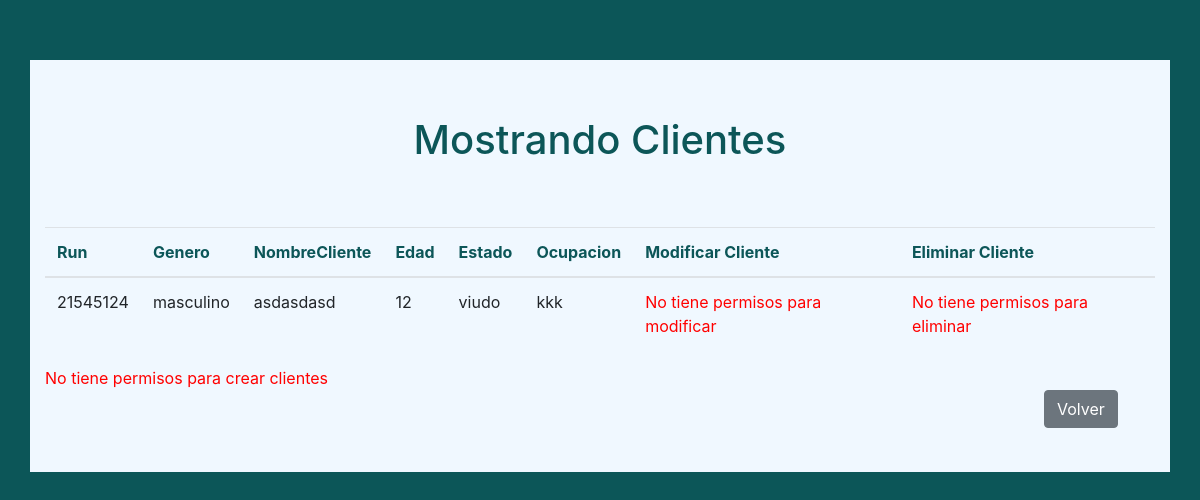
Page /mostrar_cliente/ on the committed database.
### MascoApp/models.py (models this page shows, shortened)
class Cliente(models.Model):
    run = models.CharField(max_length=9, primary_key=True, verbose_name='Run')
    genero= models.CharField(max_length=12, verbose_name='Genero')
    nombrecliente=models.CharField(max_length=40, verbose_name='NombreCliente')
    edad=models.IntegerField(verbose_name='Edad')
    estado=models.CharField(max_length=12, verbose_name='Estado')
    ocupacion=models.CharField(max_length=40, verbose_name='Ocupacion')

### MascoApp/views.py (the view)
# urls.py: path('mostrar_cliente/',mostrar_cliente,name="mostrar_cliente"),
def mostrar_cliente(request):
    clientes = Cliente.objects.all()
    datos = {
        'clientes' : clientes
    }
    return render(request,'mostrar_cliente.html',datos)

### MascoApp/templates/mostrar_cliente.html (shortened to what this page needs)
<!DOCTYPE html>
<html lang="en">
<head>
    <link rel="stylesheet" href="https://cdn.jsdelivr.net/npm/bootstrap@4.6.1/dist/css/bootstrap.min.css">
    {% load static %}
</head>
<body style="background-color: rgb(12, 86, 88);">
    <div class="container" style="background-color: aliceblue; margin-top: 5%;" >
        <h1 class="text-center" style="padding: 5%; color: rgb(12, 86, 88);">Mostrando Clientes</h1>
        <table class="table" style="background-color: aliceblue;">
            <thead>
                <tr>
                    <th style="color: rgb(12, 86, 88);">Run</th>
                    <th style="color: rgb(12, 86, 88);">Genero</th>
                    <th style="color: rgb(12, 86, 88);">NombreCliente</th>
                    <th style="color: rgb(12, 86, 88);">Edad</th>
                    <th style="color: rgb(12, 86, 88);">Estado</th>
                    <th style="color: rgb(12, 86, 88);">Ocupacion</th>
                    <th style="color: rgb(12, 86, 88);">Modificar Cliente</th>
                    <th style="color: rgb(12, 86, 88);">Eliminar Cliente</th>
                </tr>
            </thead>
            <tbody>
            {% for ve in clientes %}
                <tr>
                    <td>{{ ve.run }}</td>
                    <td>{{ ve.genero }}</td>
                    <td>{{ ve.nombrecliente }}</td>
                    <td>{{ ve.edad }}</td>
                    <td>{{ ve.estado }}</td>
                    <td>{{ ve.ocupacion }}</td>
                    {% if user.is_authenticated %}
                    <td><a href="{% url 'form_modcliente' ve.run %}" class="btn btn-primary" style="background-color: rgb(12, 86, 88); border: 2px;">Modificar</a></td>
                    <td><a href="{% url 'form_del_cliente' ve.run %}" class="btn btn-danger">Eliminar</a></td>
                {% else %}
                <td><a href="#" style="color:red">No tiene permisos para modificar</a></td>
                <td><a href="#" style="color:red">No tiene permisos para eliminar</a></td>
                </tr>
                {% endif %}
            {% endfor %}
            </tbody>
        </table>
        {% if user.is_authenticated %}
        <br>
        <a href="{% url 'form_cliente' %}" style="margin-bottom: 2%; margin-left: 2%; background-color: rgb(12, 86, 88); border: 2px solid;" class="btn btn-primary">Crear Cliente</a>
        <a href="{% url 'login' %}" style="margin-bottom: 2%; margin-left: 2%; background-color: rgb(99, 99, 99); border: 2px solid;" class="btn btn-primary">Volver</a>
        <a href="{% url 'home' %}" style="margin-bottom: 2%; margin-left: 2%; background-color: rgb(99, 99, 99); border: 2px solid;" class="btn btn-primary">Home</a>
        {% else %}
        <a href="#" style="color:red;">No tiene permisos para crear clientes</a>
        <a href="{% url 'login' %}" class="btn btn-secondary" style="margin-left: 90%; margin-bottom: 4%;">Volver</a>
        {% endif %}
    </div>
</body>
</html>

### rows in the picture
Cliente: run "21545124", genero "masculino", nombrecliente "asdasdasd", edad "12", estado "viudo", ocupacion "kkk"
